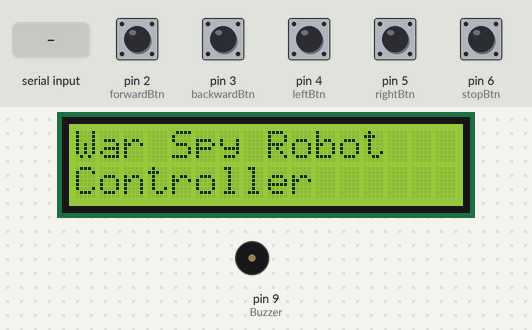
Simulated run of this sketch. Board: Arduino Uno, built with avr-gcc and run on an emulated ATmega328P. Parts: 16×2 character LCD, buzzer (waves = sounding, pin HIGH). The test bench sets the inputs (shaded band); at power-on: pin 2 (forwardBtn), pin 3 (backwardBtn), pin 4 (leftBtn), pin 5 (rightBtn), pin 6 (stopBtn) HIGH.

Above: at 0.1 s.
3.3 s: pin 2 (forwardBtn) pulled LOW for 0.15 s
At 4.0 s:
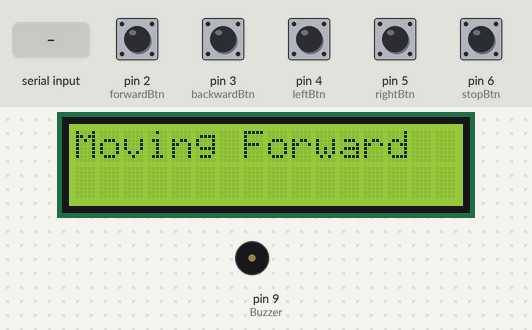
4.9 s: pin 3 (backwardBtn) pulled LOW for 0.15 s
At 5.3 s:
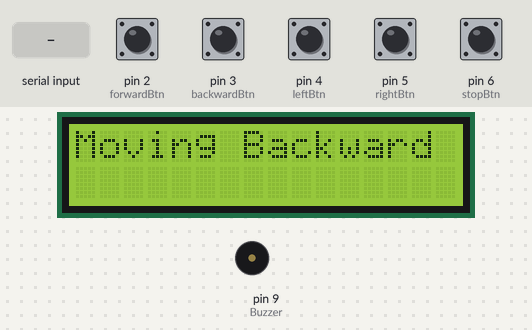
6.5 s: pin 4 (leftBtn) pulled LOW for 0.15 s
At 7.7 s:
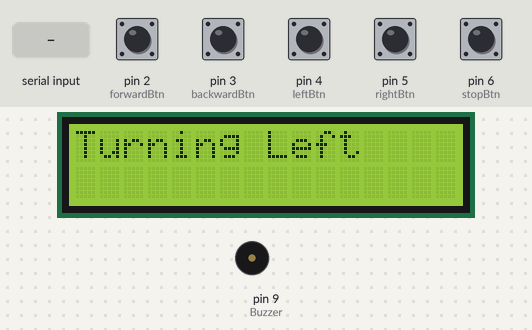
8.1 s: pin 5 (rightBtn) pulled LOW for 0.15 s
At 8.9 s:
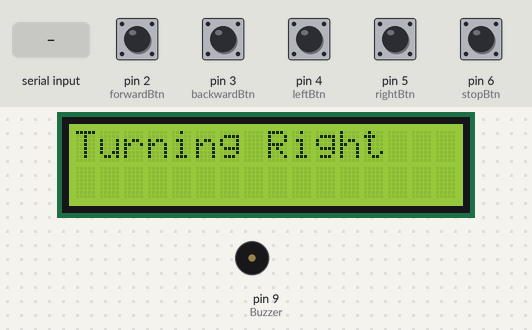
9.7 s: pin 6 (stopBtn) pulled LOW for 0.15 s
At 10.1 s:
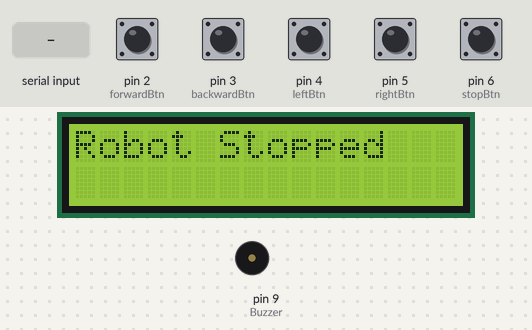
11.3 s: "1\n" received over the second serial link
At 12.9 s:
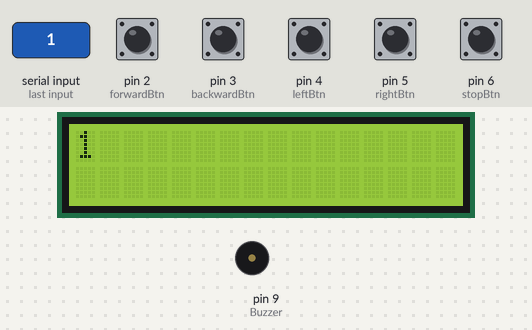
Timing chart, 0 to 14.4 s (numbered marks = the images above; inputs shaded):
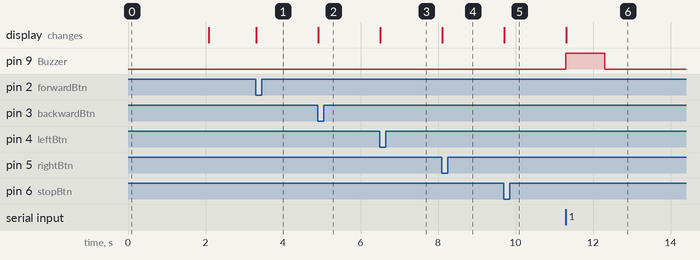

The sketch:

Receiver_code.ino
```cpp
#include <Wire.h>
#include <LiquidCrystal_I2C.h>
#include <SoftwareSerial.h>

#define Buzzer 9

SoftwareSerial HC12(10,11);

LiquidCrystal_I2C lcd(0x27, 16, 2);

const int forwardBtn = 2;
const int backwardBtn = 3;
const int leftBtn = 4;
const int rightBtn = 5;
const int stopBtn = 6;

String receivedData = "";

void setup()
{
  Serial.begin(9600);
  HC12.begin(9600);

  lcd.init();
  lcd.backlight();

  pinMode(forwardBtn, INPUT_PULLUP);
  pinMode(backwardBtn, INPUT_PULLUP);
  pinMode(leftBtn, INPUT_PULLUP);
  pinMode(rightBtn, INPUT_PULLUP);
  pinMode(stopBtn, INPUT_PULLUP);
  pinMode(Buzzer, OUTPUT);
  digitalWrite(Buzzer, LOW);

  lcd.setCursor(0,0);
  lcd.print("War Spy Robot");
  lcd.setCursor(0,1);
  lcd.print("Controller");
  delay(2000);
  lcd.clear();
}

void loop()
{
  if (digitalRead(forwardBtn) == LOW && digitalRead(stopBtn) == LOW)
  {
    HC12.write(6);

    lcd.clear();
    lcd.setCursor(0,0);
    lcd.print("Requesting Data..");
    delay(500);
  }

  else if(digitalRead(forwardBtn) == LOW)
  {
    HC12.write(1);
    lcd.setCursor(0,0);
    lcd.print("Moving Forward ");
    delay(200);
  }

  else if(digitalRead(backwardBtn) == LOW)
  {
    HC12.write(2);
    lcd.setCursor(0,0);
    lcd.print("Moving Backward");
    delay(200);
  }

  else if(digitalRead(leftBtn) == LOW)
  {
    HC12.write(3);
    lcd.setCursor(0,0);
    lcd.print("Turning Left   ");
    delay(200);
  }

  else if(digitalRead(rightBtn) == LOW)
  {
    HC12.write(4);
    lcd.setCursor(0,0);
    lcd.print("Turning Right  ");
    delay(200);
  }

  else if(digitalRead(stopBtn) == LOW)
  {
    HC12.write(5);
    lcd.setCursor(0,0);
    lcd.print("Robot Stopped  ");
    delay(200);
  }

  while(HC12.available())
  {
    digitalWrite(Buzzer, HIGH);

    char incoming = HC12.read();

    if(incoming=='\n')
    {
      lcd.clear();
      // lcd.setCursor(0,0);
      // lcd.print("Robot Status:");
      lcd.setCursor(0,0);
      lcd.print(receivedData);
      receivedData="";
      delay(1000);
      digitalWrite(Buzzer, LOW);
    }
    else
    {
      receivedData += incoming;
    }
  }
}
```

Measured:
- after the input at 3.3 s, the display: changes at once (image 1)
- after the input at 4.9 s, the display: changes at once (image 2)
- after the input at 6.5 s, the display: changes at once (image 3)
- after the input at 8.1 s, the display: changes at once (image 4)
- after the input at 9.7 s, the display: changes at once (image 5)
- after the input at 11.3 s, pin 9 (Buzzer): LOW → HIGH at once, → LOW 1.0 s later; the display: changes at once (image 6)
